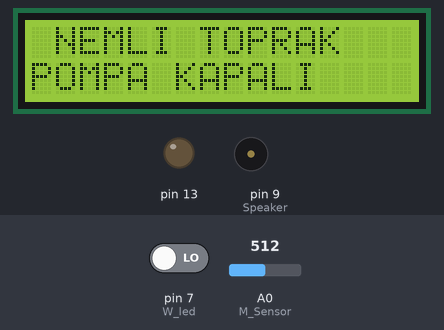
Bench run of a sketch on a simulated Arduino Uno, built with avr-gcc and run on an emulated ATmega328P. On the bench: 16×2 character LCD, output pins drawn as LEDs (lit = HIGH), buzzer (waves = sounding). Inputs (shaded band) come from the test bench; at power-on: A0 (M_Sensor) = 512, pin 7 (W_led) LOW.

Above: at 1.7 s.
1.8 s: A0 (M_Sensor) set to 690
4.8 s: A0 (M_Sensor) set to 707
At 5.4 s:
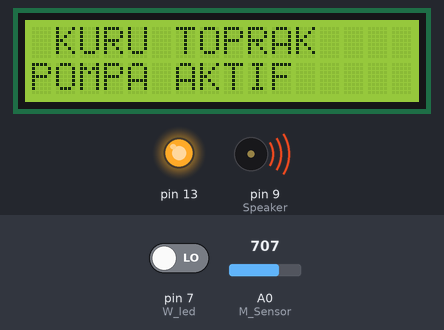
7.8 s: A0 (M_Sensor) set to 290
At 10.5 s:
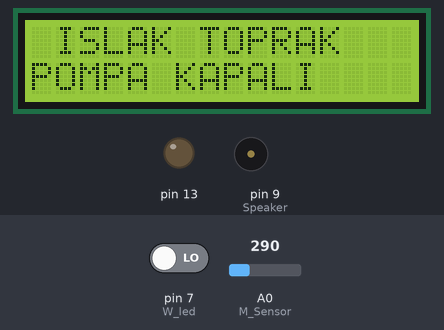
10.8 s: pin 7 (W_led) driven HIGH
At 12.2 s:
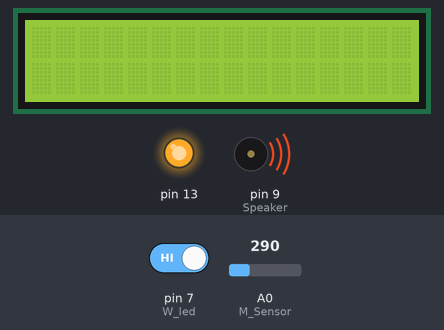
13.8 s: pin 7 (W_led) driven LOW
At 14.5 s:
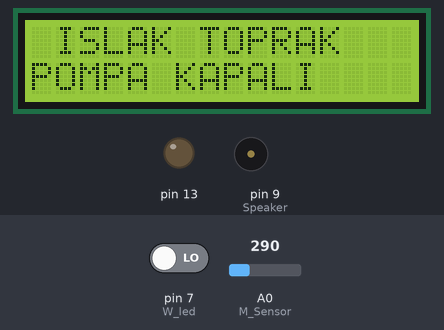
16.7 s: A0 (M_Sensor) set to 710
At 19.1 s:
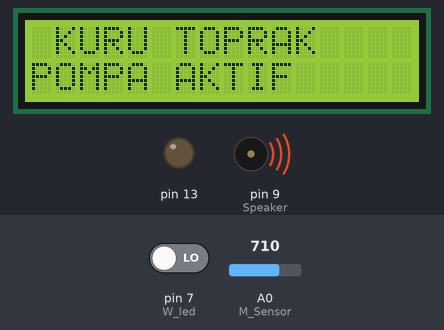
Timing chart, 0 to 20.7 s (numbered marks = the images above; inputs shaded):
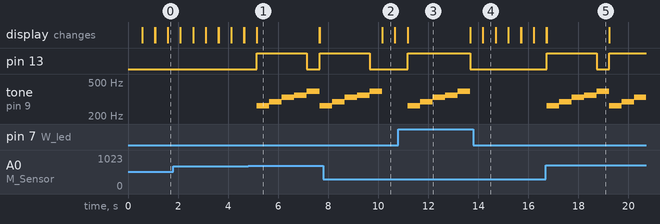

Measured:
- the behaviour switches between 700 and 701 on A0 (M_Sensor) (found by bisection; images 0 and 1)
- after the input at 4.8 s, pin 13: LOW → HIGH after 0.35 s, → LOW 2.0 s later, → HIGH 0.51 s later; tone on pin 9 (Speaker): plays 262 Hz for 0.50 s, 294 Hz for 0.50 s, 330 Hz for 0.50 s, 349 Hz for 0.50 s, 392 Hz for 0.51 s, 262 Hz for 0.15 s, starting after 0.35 s; the display: first differs from a run without the input after 0.35 s (image 1)
- after the input at 7.8 s, pin 13: goes on until 9.7 s, then stays LOW; the display: first differs from a run without the input after 2.4 s (image 2)
- after the input at 10.8 s, pin 13: LOW → HIGH after 0.37 s, → LOW 2.5 s later; tone on pin 9 (Speaker): plays 262 Hz for 0.50 s, 294 Hz for 0.50 s, 330 Hz for 0.50 s, 349 Hz for 0.50 s, 392 Hz for 0.50 s, starting after 0.37 s
- after the input at 13.8 s, pin 13: stays LOW (without the input it goes to HIGH after 0.38 s); tone on pin 9 (Speaker): stops changing and stays silent; the display: first differs from a run without the input after 0.39 s (image 4)
- after the input at 16.7 s, pin 13: LOW → HIGH at once, → LOW 2.0 s later, → HIGH 0.51 s later; tone on pin 9 (Speaker): plays 262 Hz for 0.50 s, 294 Hz for 0.50 s, 330 Hz for 0.50 s, 349 Hz for 0.50 s, 392 Hz for 0.51 s, 262 Hz for 0.50 s … (8 notes in this stretch), starting at once
- what the display in image 1 shows lasts 2.5 s, from 5.1 s to 7.6 s

The sketch:

AKILLISULAMA.ino
```cpp
#include <LiquidCrystal.h> //LCD Library

#define NOTE_C4 262
#define NOTE_D4 294
#define NOTE_E4 330
#define NOTE_F4 349
#define NOTE_G4 392
#define NOTE_A4 440
#define NOTE_B4 494
#define NOTE_C5 523

int temp;
int T_Sensor = A3;
int M_Sensor = A0;
int W_led = 7;
int P_led = 13;
int Speaker = 9;
int val;
int cel;

LiquidCrystal lcd(12, 11, 5, 4, 3, 2);

void setup()
 {
    lcd.begin(16, 2);
    lcd.clear();
    pinMode(13,OUTPUT);
    pinMode(7,INPUT);
    pinMode(9,OUTPUT);

    val = analogRead(T_Sensor); //sıcaklık sensorunu okuma
    int mv = ( val/1024.0)*5000;
    cel = mv/10;


    lcd.setCursor(0,0);
    lcd.print("AKILLI SULAMA");
    lcd.setCursor(0,1);
    lcd.print("SISTEMI ");
    delay(500);

}

void loop()
{

  lcd.clear();
  int Moisture = analogRead(M_Sensor); //NEM SENSORU OKUMASU


 if (Moisture> 700 )   // kuru toprak için
  {
        lcd.setCursor(1,0);
        lcd.print("KURU");

        lcd.setCursor(6,0);
        lcd.print("TOPRAK");
         lcd.setCursor(0,1);
         lcd.print("POMPA AKTIF");


         digitalWrite(13, HIGH);
           tone(Speaker, NOTE_C4, 500);
           delay(500);
           tone(Speaker, NOTE_D4, 500);
           delay(500);
           tone(Speaker, NOTE_E4, 500);
           delay(500);
           tone(Speaker, NOTE_F4, 500);
           delay(500);
           tone(Speaker, NOTE_G4, 500);
           digitalWrite(13, LOW);
           delay(500);
         lcd.clear();

        }
   else  if ((digitalRead(W_led)==1)&& cel>(50))
     {
         digitalWrite(13, HIGH);
           tone(Speaker, NOTE_C4, 500);
           delay(500);
           tone(Speaker, NOTE_D4, 500);
           delay(500);
           tone(Speaker, NOTE_E4, 500);
           delay(500);
           tone(Speaker, NOTE_F4, 500);
           delay(500);
           tone(Speaker, NOTE_G4, 500);
           delay(500);
         digitalWrite(13, LOW);
         lcd.setCursor(1,0);
         lcd.print("HIGH SICAKLIK");
         lcd.setCursor(0,1);
         lcd.print("POMPA AKTIF");
         delay(500);
         lcd.clear();
     }


    else if (Moisture>= 300 && Moisture<=700) //Nemli Toprak için
    {
      lcd.setCursor(1,0);
     lcd.print("NEMLI");

     lcd.setCursor(7,0);
     lcd.print("TOPRAK");

     digitalWrite(13,LOW);
     lcd.setCursor(0,1);
     lcd.print("POMPA KAPALI");
     delay(500);
     lcd.clear();
  }
  else  if (Moisture < 300)  // ISLAK TOPRAK
  {
    lcd.setCursor(1,0);
     lcd.print("ISLAK");

     lcd.setCursor(7,0);
     lcd.print("TOPRAK");

     digitalWrite(13,LOW);
     lcd.setCursor(0,1);
     lcd.print("POMPA KAPALI");
     delay(500);
     lcd.clear();
  }
       else
       {
         digitalWrite(13, LOW);
         lcd.setCursor(0,1);
         lcd.print("POMPA KAPALI");
           delay(500);

           lcd.clear();
       }


}
```
